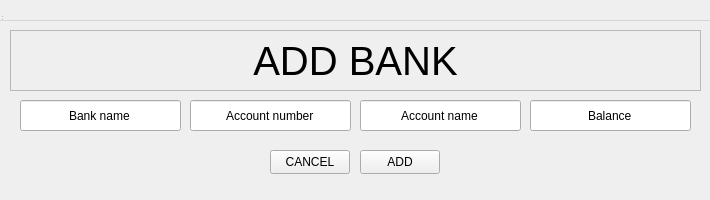
<?xml version="1.0" encoding="UTF-8"?>
<ui version="4.0">
 <class>BankAdd</class>
 <widget class="QDialogue" name="BankAdd">
  <property name="geometry">
   <rect>
    <x>0</x>
    <y>0</y>
    <width>710</width>
    <height>200</height>
   </rect>
  </property>
  <property name="windowTitle">
   <string>Centsible - Add Bank</string>
  </property>
  <property name="windowIcon">
   <iconset>
    <normaloff>centsible_logo.png</normaloff>centsible_logo.png</iconset>
  </property>
  <widget class="QWidget" name="centralwidget" native="true">
   <property name="geometry">
    <rect>
     <x>0</x>
     <y>0</y>
     <width>800</width>
     <height>600</height>
    </rect>
   </property>
   <widget class="QFrame" name="frame">
    <property name="geometry">
     <rect>
      <x>10</x>
      <y>30</y>
      <width>691</width>
      <height>61</height>
     </rect>
    </property>
    <property name="frameShape">
     <enum>QFrame::StyledPanel</enum>
    </property>
    <property name="frameShadow">
     <enum>QFrame::Raised</enum>
    </property>
    <widget class="QLabel" name="label">
     <property name="geometry">
      <rect>
       <x>0</x>
       <y>0</y>
       <width>691</width>
       <height>61</height>
      </rect>
     </property>
     <property name="font">
      <font>
       <pointsize>30</pointsize>
      </font>
     </property>
     <property name="text">
      <string>ADD BANK</string>
     </property>
     <property name="alignment">
      <set>Qt::AlignCenter</set>
     </property>
    </widget>
   </widget>
   <widget class="QLineEdit" name="bname_box">
    <property name="geometry">
     <rect>
      <x>20</x>
      <y>100</y>
      <width>161</width>
      <height>31</height>
     </rect>
    </property>
    <property name="inputMask">
     <string/>
    </property>
    <property name="text">
     <string>Bank name</string>
    </property>
    <property name="alignment">
     <set>Qt::AlignCenter</set>
    </property>
   </widget>
   <widget class="QLineEdit" name="account_num_box">
    <property name="geometry">
     <rect>
      <x>190</x>
      <y>100</y>
      <width>161</width>
      <height>31</height>
     </rect>
    </property>
    <property name="inputMask">
     <string/>
    </property>
    <property name="text">
     <string>Account number</string>
    </property>
    <property name="alignment">
     <set>Qt::AlignCenter</set>
    </property>
   </widget>
   <widget class="QLineEdit" name="account_name_box">
    <property name="geometry">
     <rect>
      <x>360</x>
      <y>100</y>
      <width>161</width>
      <height>31</height>
     </rect>
    </property>
    <property name="text">
     <string>Account name</string>
    </property>
    <property name="alignment">
     <set>Qt::AlignCenter</set>
    </property>
   </widget>
   <widget class="QLineEdit" name="balance_box">
    <property name="geometry">
     <rect>
      <x>530</x>
      <y>100</y>
      <width>161</width>
      <height>31</height>
     </rect>
    </property>
    <property name="text">
     <string>Balance</string>
    </property>
    <property name="alignment">
     <set>Qt::AlignCenter</set>
    </property>
   </widget>
   <widget class="QPushButton" name="addButton">
    <property name="geometry">
     <rect>
      <x>360</x>
      <y>150</y>
      <width>80</width>
      <height>24</height>
     </rect>
    </property>
    <property name="text">
     <string>ADD</string>
    </property>
   </widget>
   <widget class="QPushButton" name="cancelButton">
    <property name="geometry">
     <rect>
      <x>270</x>
      <y>150</y>
      <width>80</width>
      <height>24</height>
     </rect>
    </property>
    <property name="text">
     <string>CANCEL</string>
    </property>
   </widget>
  </widget>
  <widget class="QMenuBar" name="menubar">
   <property name="geometry">
    <rect>
     <x>0</x>
     <y>0</y>
     <width>800</width>
     <height>21</height>
    </rect>
   </property>
  </widget>
  <widget class="QStatusBar" name="statusbar">
   <property name="geometry">
    <rect>
     <x>0</x>
     <y>0</y>
     <width>3</width>
     <height>22</height>
    </rect>
   </property>
  </widget>
 </widget>
 <customwidgets>
  <customwidget>
   <class>QDialogue</class>
   <extends>QWidget</extends>
   <header>qdialogue.h</header>
   <container>1</container>
  </customwidget>
 </customwidgets>
 <resources/>
 <connections/>
</ui>
